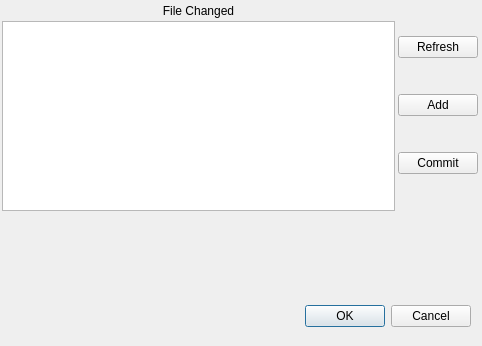
<?xml version="1.0" encoding="UTF-8"?>
<ui version="4.0">
 <class>DialogGitStatus</class>
 <widget class="QDialog" name="DialogGitStatus">
  <property name="geometry">
   <rect>
    <x>0</x>
    <y>0</y>
    <width>482</width>
    <height>346</height>
   </rect>
  </property>
  <property name="windowTitle">
   <string>Git Status</string>
  </property>
  <widget class="QDialogButtonBox" name="buttonBox">
   <property name="geometry">
    <rect>
     <x>300</x>
     <y>301</y>
     <width>171</width>
     <height>31</height>
    </rect>
   </property>
   <property name="orientation">
    <enum>Qt::Horizontal</enum>
   </property>
   <property name="standardButtons">
    <set>QDialogButtonBox::Cancel|QDialogButtonBox::Ok</set>
   </property>
  </widget>
  <widget class="QWidget" name="horizontalLayoutWidget">
   <property name="geometry">
    <rect>
     <x>0</x>
     <y>0</y>
     <width>481</width>
     <height>211</height>
    </rect>
   </property>
   <layout class="QHBoxLayout" name="horizontalLayout">
    <property name="spacing">
     <number>0</number>
    </property>
    <property name="leftMargin">
     <number>2</number>
    </property>
    <item>
     <layout class="QVBoxLayout" name="verticalLayout_3" stretch="10,90">
      <property name="spacing">
       <number>0</number>
      </property>
      <property name="leftMargin">
       <number>0</number>
      </property>
      <item>
       <widget class="QLabel" name="label">
        <property name="layoutDirection">
         <enum>Qt::LeftToRight</enum>
        </property>
        <property name="text">
         <string>File Changed</string>
        </property>
        <property name="alignment">
         <set>Qt::AlignCenter</set>
        </property>
       </widget>
      </item>
      <item>
       <widget class="QTableView" name="tableViewGitStatus">
        <property name="editTriggers">
         <set>QAbstractItemView::NoEditTriggers</set>
        </property>
        <property name="selectionBehavior">
         <enum>QAbstractItemView::SelectRows</enum>
        </property>
        <attribute name="horizontalHeaderStretchLastSection">
         <bool>true</bool>
        </attribute>
        <attribute name="verticalHeaderVisible">
         <bool>false</bool>
        </attribute>
       </widget>
      </item>
     </layout>
    </item>
    <item>
     <layout class="QVBoxLayout" name="verticalLayout">
      <property name="leftMargin">
       <number>3</number>
      </property>
      <property name="rightMargin">
       <number>3</number>
      </property>
      <item>
       <widget class="QPushButton" name="btnRefresh">
        <property name="text">
         <string>Refresh</string>
        </property>
       </widget>
      </item>
      <item>
       <widget class="QPushButton" name="btnAdd">
        <property name="text">
         <string>Add</string>
        </property>
       </widget>
      </item>
      <item>
       <widget class="QPushButton" name="btnCommit">
        <property name="text">
         <string>Commit</string>
        </property>
       </widget>
      </item>
     </layout>
    </item>
   </layout>
  </widget>
 </widget>
 <resources/>
 <connections>
  <connection>
   <sender>buttonBox</sender>
   <signal>accepted()</signal>
   <receiver>DialogGitStatus</receiver>
   <slot>accept()</slot>
   <hints>
    <hint type="sourcelabel">
     <x>248</x>
     <y>254</y>
    </hint>
    <hint type="destinationlabel">
     <x>157</x>
     <y>274</y>
    </hint>
   </hints>
  </connection>
  <connection>
   <sender>buttonBox</sender>
   <signal>rejected()</signal>
   <receiver>DialogGitStatus</receiver>
   <slot>reject()</slot>
   <hints>
    <hint type="sourcelabel">
     <x>316</x>
     <y>260</y>
    </hint>
    <hint type="destinationlabel">
     <x>286</x>
     <y>274</y>
    </hint>
   </hints>
  </connection>
 </connections>
</ui>
